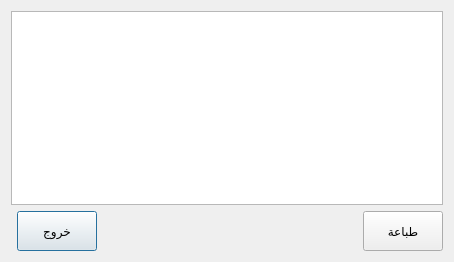
<?xml version="1.0" encoding="UTF-8"?>
<ui version="4.0">
 <class>printpreview</class>
 <widget class="QDialog" name="printpreview">
  <property name="geometry">
   <rect>
    <x>0</x>
    <y>0</y>
    <width>454</width>
    <height>262</height>
   </rect>
  </property>
  <property name="windowTitle">
   <string>اصدار ايصال</string>
  </property>
  <property name="layoutDirection">
   <enum>Qt::RightToLeft</enum>
  </property>
  <layout class="QGridLayout" name="gridLayout">
   <item row="1" column="1">
    <spacer name="horizontalSpacer">
     <property name="orientation">
      <enum>Qt::Horizontal</enum>
     </property>
     <property name="sizeHint" stdset="0">
      <size>
       <width>40</width>
       <height>20</height>
      </size>
     </property>
    </spacer>
   </item>
   <item row="0" column="0" colspan="4">
    <widget class="QTextBrowser" name="textBrowserResult">
     <property name="layoutDirection">
      <enum>Qt::RightToLeft</enum>
     </property>
     <property name="autoFillBackground">
      <bool>false</bool>
     </property>
     <property name="markdown">
      <string/>
     </property>
     <property name="html">
      <string>&lt;!DOCTYPE HTML PUBLIC &quot;-//W3C//DTD HTML 4.0//EN&quot; &quot;http://www.w3.org/TR/REC-html40/strict.dtd&quot;&gt;
&lt;html&gt;&lt;head&gt;&lt;meta name=&quot;qrichtext&quot; content=&quot;1&quot; /&gt;&lt;meta charset=&quot;utf-8&quot; /&gt;&lt;style type=&quot;text/css&quot;&gt;
p, li { white-space: pre-wrap; }
&lt;/style&gt;&lt;/head&gt;&lt;body style=&quot; font-family:'Sans Serif'; font-size:9pt; font-weight:400; font-style:normal;&quot;&gt;
&lt;p align=&quot;right&quot; dir='rtl' style=&quot;-qt-paragraph-type:empty; margin-top:0px; margin-bottom:0px; margin-left:0px; margin-right:0px; -qt-block-indent:0; text-indent:0px;&quot;&gt;&lt;br /&gt;&lt;/p&gt;&lt;/body&gt;&lt;/html&gt;</string>
     </property>
    </widget>
   </item>
   <item row="1" column="2">
    <widget class="QPushButton" name="buttonExit">
     <property name="minimumSize">
      <size>
       <width>40</width>
       <height>40</height>
      </size>
     </property>
     <property name="text">
      <string>خروج</string>
     </property>
    </widget>
   </item>
   <item row="1" column="0">
    <widget class="QPushButton" name="buttonPrint">
     <property name="minimumSize">
      <size>
       <width>40</width>
       <height>40</height>
      </size>
     </property>
     <property name="text">
      <string>طباعة</string>
     </property>
    </widget>
   </item>
  </layout>
 </widget>
 <resources/>
 <connections/>
</ui>
